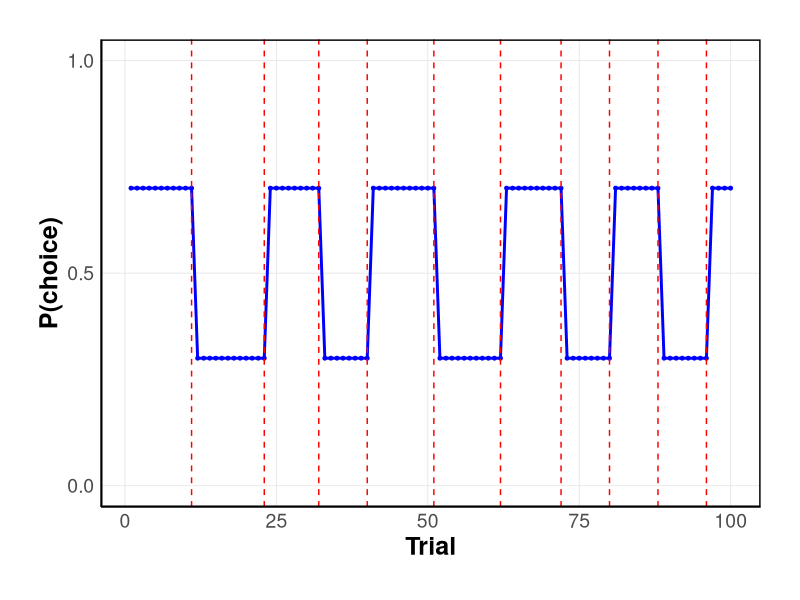
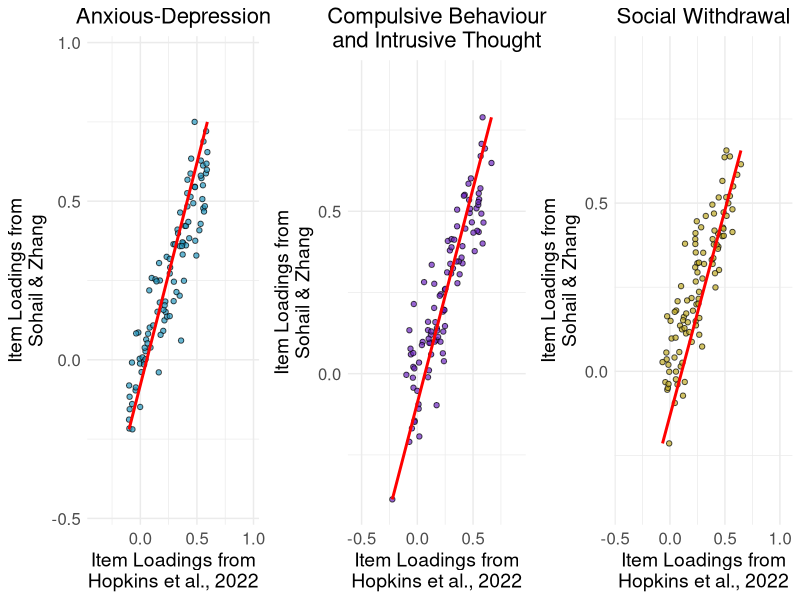
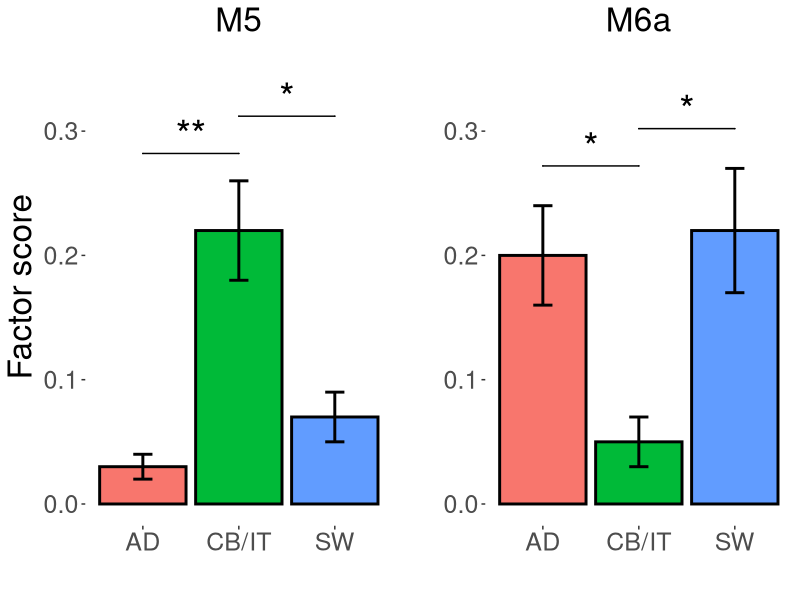
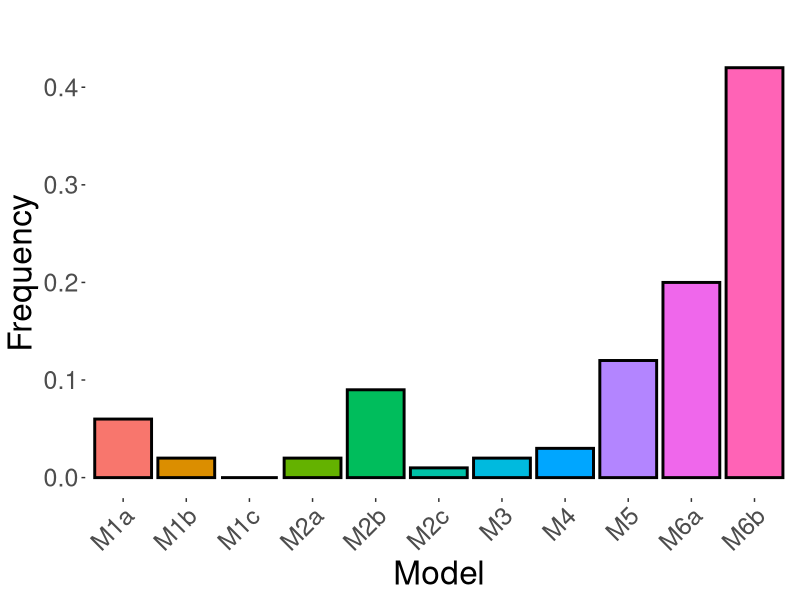
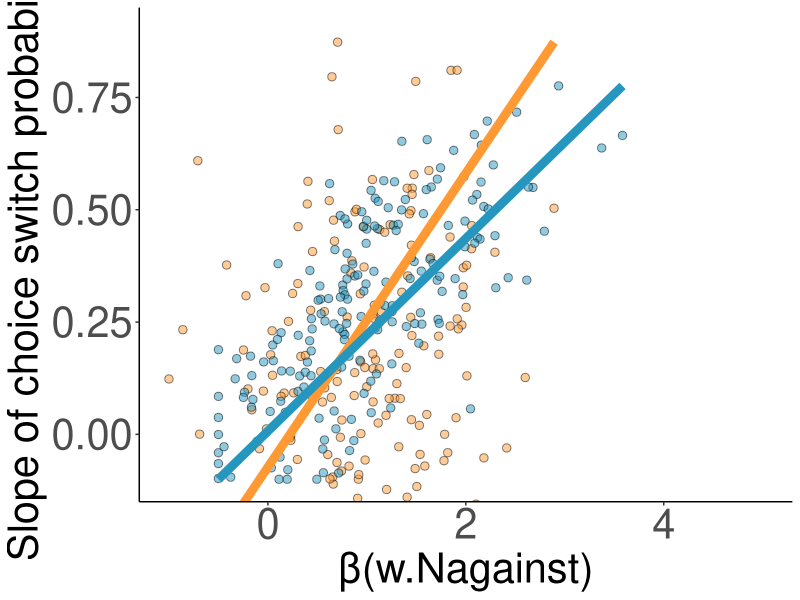
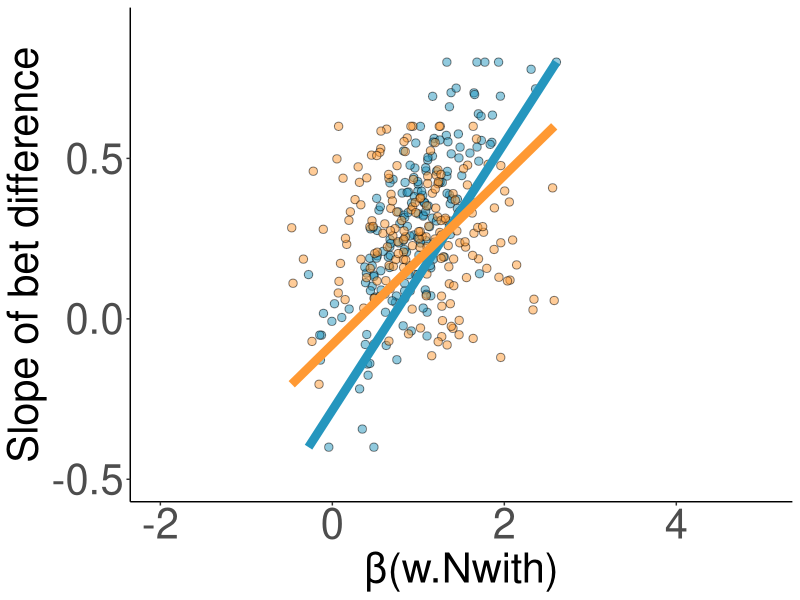

These figures' R source, in order:
############### install packages ###################

install.packages("ggsignif")
library(ggplot2)
library(gridExtra)
library(ggsignif)

############### Reversal learning block graph ###################

# Set parameters
num_trials <- 100
min_block_length <- 8
max_block_length <- 12

# Generate block lengths and reward probabilities
block_lengths <- c()
reward_probs <- c()
current_prob <- 0.7

while (length(block_lengths) < num_trials) {
  block_length <- sample(min_block_length:max_block_length, size = 1)
  block_lengths <- c(block_lengths, rep(current_prob, block_length))
  reward_probs <- c(reward_probs, rep(current_prob, block_length))
  current_prob <- ifelse(current_prob == 0.7, 0.3, 0.7)
}

block_lengths <- block_lengths[1:num_trials]
reward_probs <- reward_probs[1:num_trials]
block_ends <- cumsum(rle(reward_probs)$lengths)

# Create a data frame
df <- data.frame(Trial = 1:num_trials, RewardProb = reward_probs)

# Plot the graph›
ggplot(df, aes(x = Trial, y = RewardProb)) +
  geom_line(color = "blue", linewidth = 1) +
  geom_point(color = "blue", size = 1) +
  geom_vline(xintercept = block_ends[-length(block_ends)], linetype = "dashed", color = "red", linewidth = 0.5) +
  labs(x = "Trial", y = "P(choice)") +
  scale_x_continuous(breaks = seq(0, num_trials, 25)) +
  scale_y_continuous(breaks = seq(0, 1, 0.5), limits = c(0, 1)) +
  theme_minimal() +
  theme(
    panel.grid.major = element_line(color = "gray90", linewidth = 0.3),
    panel.grid.minor = element_blank(),
    panel.border = element_rect(color = "black", fill = NA, linewidth = 1),
    axis.line = element_line(color = "black", linewidth = 0.5),
    axis.text = element_text(size = 14),
    axis.title = element_text(size = 18, face = "bold"),
    plot.title = element_text(size = 16, hjust = 0.5),
    plot.margin = unit(c(1, 1, 1, 1), "cm")
  )


############### Factor analysis - item loading correlations ###################

set.seed(42)  # For reproducibility

# Generate random data points with higher density between 0.0 and 0.5
generate_data <- function() {
  x <- c(runif(96, min = -0.1, max = 0.6), runif(4, min = -0.3, max = 0.7))
  y <- x + rnorm(100, mean = 0, sd = 0.1)
  y <- pmin(pmax(y, -0.5), 1.0)  # Limit y values to the range [-0.5, 1.0]
  data.frame(x = x, y = y)
}

# Create data frames for each graph
data1 <- generate_data()
data2 <- generate_data()
data3 <- generate_data()

# Create data frames for the correlation lines
line_data1 <- data.frame(x = range(data1$x), y = range(data1$y))
line_data2 <- data.frame(x = range(data2$x), y = range(data2$y))
line_data3 <- data.frame(x = range(data3$x), y = range(data3$y))

# Create the first graph (Anxious-Depression)
plot1 <- ggplot(data1, aes(x = x, y = y)) +
  geom_point(color = "black", fill = "#2596be", alpha = 0.7, shape = 21, size = 1.5, stroke = 0.5) +
  geom_line(data = line_data1, aes(x = x, y = y), color = "red", size = 1) +
  labs(title = "Anxious-Depression", x = "Item Loadings from\nHopkins et al., 2022", y = "Item Loadings from\nSohail & Zhang") +
  theme_minimal() +
  theme(plot.title = element_text(hjust = 0.5, size = 16),
        axis.title = element_text(size = 14),
        axis.text = element_text(size = 12)) +
  coord_cartesian(xlim = c(-0.4, 0.98), ylim = c(-0.45, 0.95))

# Create the second graph (Compulsive Behaviour and Intrusive Thought)
plot2 <- ggplot(data2, aes(x = x, y = y)) +
  geom_point(color = "black", fill = "#6c25be", alpha = 0.7, shape = 21, size = 1.5, stroke = 0.5) +
  geom_line(data = line_data2, aes(x = x, y = y), color = "red", size = 1) +
  labs(title = "Compulsive Behaviour\nand Intrusive Thought", x = "Item Loadings from\nHopkins et al., 2022", y = "Item Loadings from\nSohail & Zhang") +
  theme_minimal() +
  theme(plot.title = element_text(hjust = 0.5, size = 16),
        axis.title = element_text(size = 14),
        axis.text = element_text(size = 12)) +
  coord_cartesian(xlim = c(-0.55, 0.9), ylim = c(-0.4, 0.9))

# Create the third graph (Social Withdrawal)
plot3 <- ggplot(data3, aes(x = x, y = y)) +
  geom_point(color = "black", fill = "#bea925", alpha = 0.7, shape = 21, size = 1.5, stroke = 0.5) +
  geom_line(data = line_data3, aes(x = x, y = y), color = "red", size = 1) +
  labs(title = "Social Withdrawal", x = "Item Loadings from\nHopkins et al., 2022", y = "Item Loadings from\nSohail & Zhang") +
  theme_minimal() +
  theme(plot.title = element_text(hjust = 0.5, size = 16),
        axis.title = element_text(size = 14),
        axis.text = element_text(size = 12)) +
  coord_cartesian(xlim = c(-0.43, 1.04), ylim = c(-0.39, 0.93))

# Arrange the plots in a grid
grid.arrange(plot1, plot2, plot3, ncol = 3)


############### Computational models ###################

# Create data for the first graph (M6b)
data1 <- data.frame(
  group = c("SW", "AD", "CB/IT"),
  score = c(0.22, 0.2, 0.05),
  error = c(0.05, 0.04, 0.02)
)

# Create the first graph (M6b)
graph1 <- ggplot(data1, aes(x = group, y = score, fill = group)) +
  geom_bar(stat = "identity", color = "black", size = 1) +
  geom_errorbar(aes(ymin = score - error, ymax = score + error), width = 0.2, size = 1) +
  geom_signif(comparisons = list(c("AD", "CB/IT"), c("SW", "CB/IT")), 
              annotations = c("*", "*"), y_position = c(0.26, 0.29),
              textsize = 10, tip_length = 0) +
  labs(title = "M6a", x = "", y = "") +
  theme_classic() +
  theme(
    panel.background = element_blank(),
    plot.background = element_blank(),
    axis.line = element_blank(),
    plot.title = element_text(hjust = 0.5, size = 24),
    axis.text = element_text(size = 18),
    axis.title = element_text(size = 24),
    legend.position = "none"
  ) +
  ylim(0, 0.35)

# Create data for the second graph (M5b)
data2 <- data.frame(
  group = c("SW", "AD", "CB/IT"),
  score = c(0.07, 0.03, 0.22),
  error = c(0.02, 0.01, 0.04)
)

# Create the second graph (M5b)
graph2 <- ggplot(data2, aes(x = group, y = score, fill = group)) +
  geom_bar(stat = "identity", color = "black", size = 1) +
  geom_errorbar(aes(ymin = score - error, ymax = score + error), width = 0.2, size = 1) +
  geom_signif(comparisons = list(c("CB/IT", "AD"), c("CB/IT", "SW")), 
              annotations = c("**", "*"), y_position = c(0.27, 0.3),
              textsize = 10, tip_length = 0) +
  labs(title = "M5", x = "", y = "Factor score") +
  theme_classic() +
  theme(
    panel.background = element_blank(),
    plot.background = element_blank(),
    axis.line = element_blank(),
    plot.title = element_text(hjust = 0.5, size = 24),
    axis.text = element_text(size = 18),
    axis.title = element_text(size = 24),
    legend.position = "none"
  ) +
  ylim(0, 0.35)

# Combine the graphs into a single panel
combined_graph <- grid.arrange(graph2, graph1, ncol = 2)

# Display the combined graph
print(combined_graph)

############# model frequency #################

# Create data frame with Model and Frequency
data <- data.frame(
  Model = c("M1a", "M1b", "M1c", "M2a", "M2b", "M2c", "M3", "M4", "M5", "M6a", "M6b"),
  Frequency = c(0.06, 0.02, 0.00, 0.02, 0.09, 0.01, 0.02, 0.03, 0.12, 0.20, 0.42)
)

# Create the bar graph
graph <- ggplot(data, aes(x = Model, y = Frequency, fill = Model)) +
  geom_bar(stat = "identity", color = "black", size = 1) +
  labs(title = "", x = "Model", y = "Frequency") +
  theme_classic() +
  theme(
    panel.background = element_blank(),
    plot.background = element_blank(),
    axis.line = element_blank(),
    plot.title = element_text(hjust = 0.5, size = 24),
    axis.text.x = element_text(size = 18, angle = 45, hjust = 1),
    axis.text.y = element_text(size = 18),
    axis.title = element_text(size = 24),
    legend.position = "none"
  )

# Display the graph
print(graph)

############## correlations with beta parameters #########

set.seed(42)  # For reproducibility

# Generate random data points with funnel-like clustering and lower correlation for plot1 (#2596be dataset)
generate_data1 <- function() {
  x_main <- rnorm(180, mean = 1, sd = 0.7)
  x_main <- ifelse(x_main < -1, -1, x_main)
  x_main <- ifelse(x_main > 5, 5, x_main)
  y_main <- 0.1 + 0.05 * x_main + rnorm(180, mean = 0, sd = 0.3)
  y_main <- ifelse(y_main < -0.4, -0.4, y_main)
  y_main <- ifelse(y_main > 0.9, 0.9, y_main)
  data.frame(x = c(x_main), y = c(y_main))
}

# Generate random data points with funnel-like clustering and higher correlation for plot1 (#FF9933 dataset)
generate_data1_high_corr <- function() {
  x_main <- rnorm(180, mean = 1, sd = 0.8)
  x_main <- ifelse(x_main < -0.5, -0.5, x_main)
  x_main <- ifelse(x_main > 4.5, 4.5, x_main)
  y_main <- 0.1 + 0.2 * x_main + rnorm(180, mean = 0, sd = 0.15)
  y_main <- ifelse(y_main < -0.1, -0.1, y_main)
  y_main <- ifelse(y_main > 0.85, 0.85, y_main)
  data.frame(x = c(x_main), y = c(y_main))
}

# Create data frames for each graph
data1 <- generate_data1()

# Create data frames for the new datasets
data1_high_corr <- generate_data1_high_corr()

# Create data frames for the correlation lines
line_data1 <- data.frame(x = range(data1$x), y = range(data1$y))
line_data1_high_corr <- data.frame(x = range(data1_high_corr$x), y = range(data1_high_corr$y))

# Create the first graph (Anxious-Depression)
plot1 <- ggplot() +
  geom_point(data = data1, aes(x = x, y = y), color = "black",
             fill = "#FF9933", alpha = 0.5, shape = 21, size = 2.5, stroke = 0.5) +
  geom_point(data = data1_high_corr, aes(x = x, y = y), color = "black",
             fill = "#2596be", alpha = 0.5, shape = 21, size = 2.5, stroke = 0.5) +
  geom_line(data = line_data1, aes(x = x, y = y), color = "#FF9933", size = 3) +
  geom_line(data = line_data1_high_corr, aes(x = x, y = y), color = "#2596be", size = 3) +
  labs(x = "β(w.Nagainst)", y = "Slope of choice switch probability") +
  theme_classic() +
  theme(axis.title = element_text(size = 30),
        axis.text = element_text(size = 30)) +
  coord_cartesian(xlim = c(-1, 5), ylim = c(-0.1, 0.9))


# Arrange the plots in a grid
grid.arrange(plot1, ncol = 1)


# Generate random data points with funnel-like clustering and high correlation for plot2 (orange dataset)
generate_data2_high_corr <- function() {
  x_main <- rnorm(180, mean = 1, sd = 0.5)
  x_main <- ifelse(x_main < -0.5, -0.5, x_main)
  x_main <- ifelse(x_main > 3.5, 3.5, x_main)
  y_main <- -0.1 + 0.4 * x_main + rnorm(180, mean = 0, sd = 0.15)
  y_main <- ifelse(y_main < -0.4, -0.4, y_main)
  y_main <- ifelse(y_main > 0.8, 0.8, y_main)
  data.frame(x = c(x_main), y = c(y_main))
}

# Generate random data points with funnel-like clustering and low correlation for plot2 (blue dataset)
generate_data2_low_corr <- function() {
  x_main <- rnorm(180, mean = 1, sd = 0.6)
  x_main <- ifelse(x_main < -1.5, -1.5, x_main)
  x_main <- ifelse(x_main > 4.5, 4.5, x_main)
  y_main <- 0.3 - 0.02 * x_main + rnorm(180, mean = 0, sd = 0.2)
  y_main <- ifelse(y_main < -0.4, -0.4, y_main)
  y_main <- ifelse(y_main > 0.6, 0.6, y_main)
  data.frame(x = c(x_main), y = c(y_main))
}

# Create data frames for the datasets
data2_high_corr <- generate_data2_high_corr()
data2_low_corr <- generate_data2_low_corr()

# Create data frames for the correlation lines
line_data2_high_corr <- data.frame(x = range(data2_high_corr$x), y = range(data2_high_corr$y))
line_data2_low_corr <- data.frame(x = range(data2_low_corr$x), y = range(data2_low_corr$y))

# Create the second graph (Compulsive Behaviour and Intrusive Thought)
plot2 <- ggplot() +
  geom_point(data = data2_high_corr, aes(x = x, y = y), color = "black",
             fill = "#2596be", alpha = 0.5, shape = 21, size = 2.5, stroke = 0.5) +
  geom_point(data = data2_low_corr, aes(x = x, y = y), color = "black",
             fill = "#FF9933", alpha = 0.5, shape = 21, size = 2.5, stroke = 0.5) +
  geom_line(data = line_data2_high_corr, aes(x = x, y = y), color = "#2596be", size = 3) +
  geom_line(data = line_data2_low_corr, aes(x = x, y = y), color = "#FF9933", size = 3) +
  labs(x = "β(w.Nwith)", y = "Slope of bet difference") +
  theme_classic() +
  theme(axis.title = element_text(size = 30),
        axis.text = element_text(size = 30)) +
  coord_cartesian(xlim = c(-2, 5), ylim = c(-0.5, 0.9))

# Display the plot
plot2











































